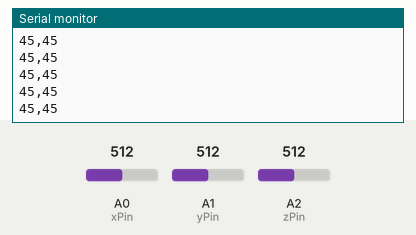
Simulated run of this sketch. Board: Arduino Uno, built with avr-gcc and run on an emulated ATmega328P. On the bench: the last lines printed to the serial monitor. The test bench sets the inputs (shaded band); at power-on: A0 (xPin) = 512, A1 (yPin) = 512, A2 (zPin) = 512.

Above: at 1.2 s.
1.3 s: A0 (xPin) set to 392
At 1.32 s:
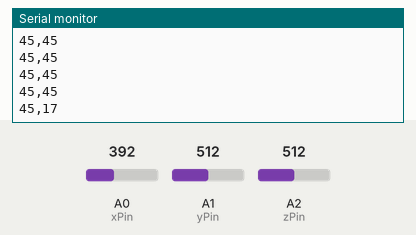
2.8 s: A1 (yPin) set to 392
At 2.84 s:
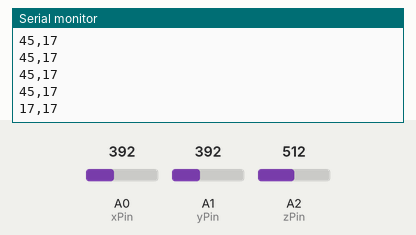
4.3 s: A2 (zPin) set to 716
At 4.35 s:
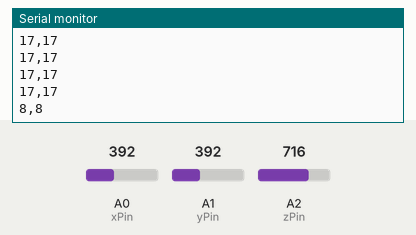
5.8 s: A0 (xPin) set to 412
At 5.87 s:
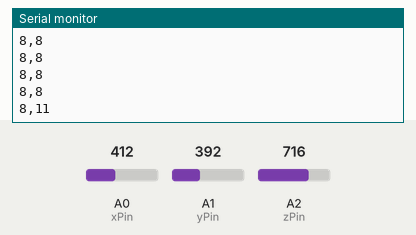
7.3 s: A1 (yPin) set to 412
At 7.38 s:
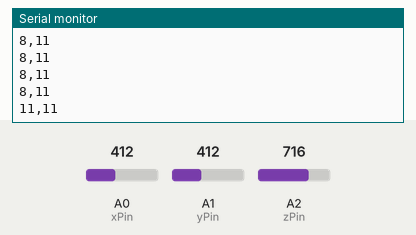
8.8 s: A2 (zPin) set to 900
At 8.8 s:
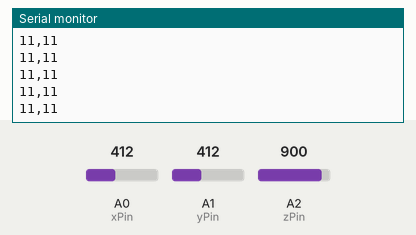
Timing chart, 0 to 11.3 s (numbered marks = the images above; inputs shaded):
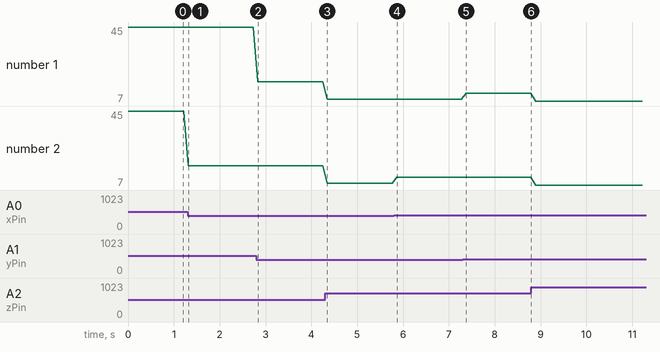

The sketch:

arduino-game.ino
```cpp
//Analog read pins
const int xPin = 0;const int yPin = 1;const int zPin = 2;
//The minimum and maximum values that came from
int minVal = 265;int maxVal = 402;
//values of angles
int x,y,z;
void setup(){Serial.begin(9600); }
void loop(){//read the analog values from the accelerometer
  int xRead = analogRead(xPin);
  int yRead = analogRead(yPin);
  int zRead = analogRead(zPin);
  //convert read values to degrees -90 to 90 - Needed for atan2
  int xAng = map(xRead, minVal, maxVal, -90, 90);
  int yAng = map(yRead, minVal, maxVal, -90, 90);
  int zAng = map(zRead, minVal, maxVal, -90, 90);
  //Caculate 360deg values like so: atan2(-yAng, -zAng)
  //atan2 outputs the value of -π to π (radians)
  //We are then converting the radians to degrees
  x = RAD_TO_DEG * (atan2(-yAng, -zAng) + PI);
  y = RAD_TO_DEG * (atan2(-xAng, -zAng) + PI);
  z = RAD_TO_DEG * (atan2(-yAng, -xAng) + PI);
  if(x<=360 && x>180){x -=360;}
  if(y<=360 && y>180){y -=360;}
  if(z<360 && z>180){z -=360;}
 //Output the caculations
 Serial.print(x);Serial.print(",");Serial.println(y);delay(100); // we will use the x and y angles only
  }
```

Measured:
- after the input at 1.3 s, the serial monitor: prints a new line at once (image 1)
- after the input at 2.8 s, the serial monitor: prints a new line at once (image 2)
- after the input at 4.3 s, the serial monitor: prints a new line after 0.05 s (image 3)
- after the input at 5.8 s, the serial monitor: prints a new line after 0.06 s (image 4)
- after the input at 7.3 s, the serial monitor: prints a new line after 0.08 s (image 5)
- plotted number 1: 17 → 8 after the input at 4.3 s, 11 → 7 after the input at 8.8 s
- plotted number 2: 45 → 17 after the input at 1.3 s, 17 → 8 after the input at 4.3 s, 8 → 11 after the input at 5.8 s, 11 → 7 after the input at 8.8 s
